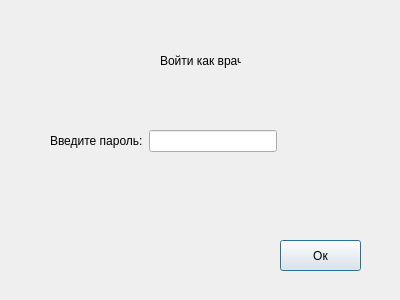
<?xml version="1.0" encoding="UTF-8"?>
<ui version="4.0">
 <class>Dialog_for_doctor</class>
 <widget class="QDialog" name="Dialog_for_doctor">
  <property name="geometry">
   <rect>
    <x>0</x>
    <y>0</y>
    <width>400</width>
    <height>300</height>
   </rect>
  </property>
  <property name="windowTitle">
   <string>Dialog</string>
  </property>
  <widget class="QLabel" name="label">
   <property name="geometry">
    <rect>
     <x>160</x>
     <y>50</y>
     <width>81</width>
     <height>21</height>
    </rect>
   </property>
   <property name="text">
    <string>Войти как врач</string>
   </property>
  </widget>
  <widget class="QPushButton" name="pushButton">
   <property name="geometry">
    <rect>
     <x>280</x>
     <y>240</y>
     <width>81</width>
     <height>31</height>
    </rect>
   </property>
   <property name="cursor">
    <cursorShape>PointingHandCursor</cursorShape>
   </property>
   <property name="text">
    <string>Ок</string>
   </property>
  </widget>
  <widget class="QWidget" name="layoutWidget">
   <property name="geometry">
    <rect>
     <x>50</x>
     <y>130</y>
     <width>227</width>
     <height>22</height>
    </rect>
   </property>
   <layout class="QHBoxLayout" name="horizontalLayout">
    <item>
     <widget class="QLabel" name="label_2">
      <property name="text">
       <string>Введите пароль:</string>
      </property>
     </widget>
    </item>
    <item>
     <widget class="QLineEdit" name="lineEdit">
      <property name="echoMode">
       <enum>QLineEdit::Password</enum>
      </property>
     </widget>
    </item>
   </layout>
  </widget>
 </widget>
 <resources/>
 <connections/>
</ui>
